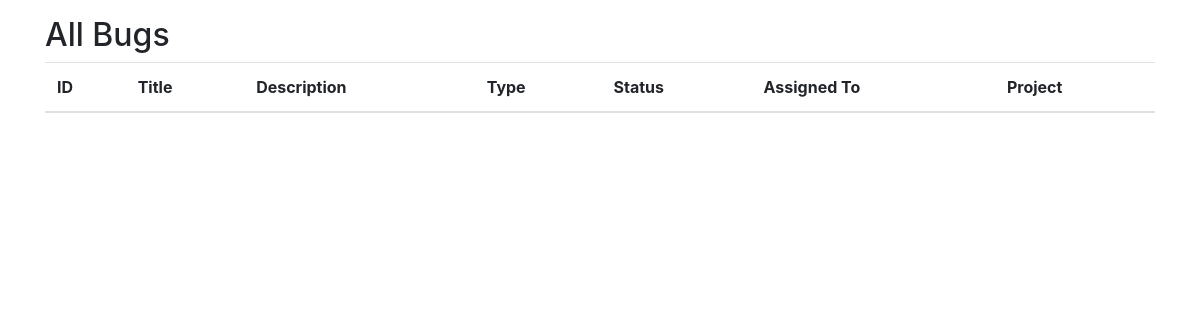
Before: /bugs/ with the older database file.
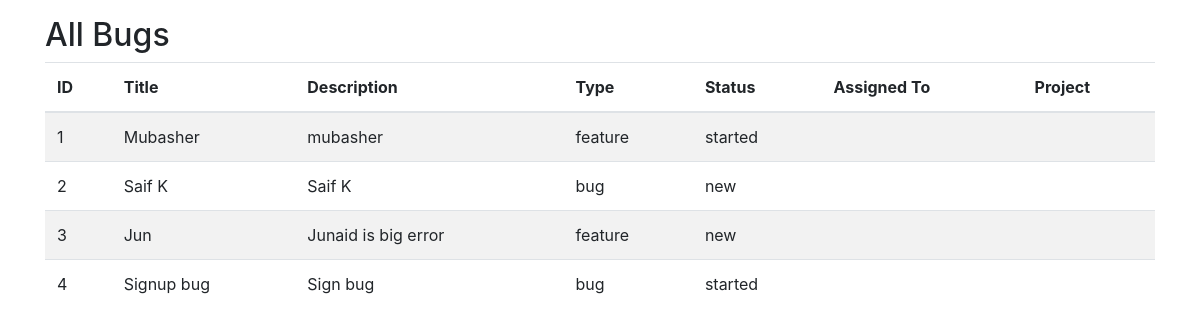
After: the same page with the newer database file.
### bugtrackingsystem/models.py (models this page shows, shortened)
class Bug(models.Model):
    STATUS_CHOICES_FEATURE = [
        ('new', 'New'),
        ('started', 'Started'),
        ('completed', 'Completed'),
    ]
    STATUS_CHOICES_BUG = [
        ('new', 'New'),
        ('started', 'Started'),
        ('resolved', 'Resolved'),
    ]
    TYPE_CHOICES = [
        ('feature', 'Feature'),
        ('bug', 'Bug'),
    ]
    title = models.CharField(max_length=255)
    description = models.TextField(blank=True, null=True)
    deadline = models.DateField()
    screenshot = models.ImageField(upload_to='bugs/screenshots/', null=True, blank=True)
    type = models.CharField(max_length=10, choices=TYPE_CHOICES)
    status = models.CharField(max_length=10, choices=STATUS_CHOICES_FEATURE)  # Default is for features, update in form
    assigned_to = models.ForeignKey(User, on_delete=models.SET_NULL, null=True, related_name='assigned_bugs')
    project = models.ForeignKey('Project', on_delete=models.CASCADE, related_name='bugs')
    class Meta:
        unique_together = ('title', 'project')

### bugtrackingsystem/views.py (the view)
# urls.py: path('bugs/', views.bug_list, name='bug_list'),
def bug_list(request):
    bugs = Bug.objects.all()
    return render(request, 'bug_list.html', {'bugs': bugs})

### bugtrackingsystem/templates/bug_list.html
{% extends 'base.html' %}
{% block content %}
<h2>All Bugs</h2>
<table class="table table-striped">
    <thead>
        <tr>
            <th>ID</th>
            <th>Title</th>
            <th>Description</th>
            <th>Type</th>
            <th>Status</th>
            <th>Assigned To</th>
            <th>Project</th>
        </tr>
    </thead>
    <tbody>
        {% for bug in bugs %}
        <tr>
            <td>{{ bug.id }}</td>
            <td>{{ bug.title }}</td>
            <td>{{ bug.description }}</td>
            <td>{{ bug.type }}</td>
            <td>{{ bug.status }}</td>
            <td>{{ bug.assigned_to.user.username }}</td>
            <td>{{ bug.project.title }}</td>
        </tr>
        {% endfor %}
    </tbody>
</table>
{% endblock %}

### bugtrackingsystem/templates/base.html (shortened to what this page needs)
{% load static %}
<!DOCTYPE html>
<html lang="en">
<head>
    <link rel="stylesheet" href="{% static 'css/bootstrap.min.css' %}">
</head>
<body>
    <div class="container mt-3">
        {% block content %}{% endblock %}
    </div>
</body>
</html>

Changed rows visible on the page:
added Bug: id "1", title "Mubasher", description "mubasher", type "feature", status "started"
added Bug: id "2", title "Saif K", description "Saif K", type "bug", status "new"
added Bug: id "3", title "Jun", description "Junaid is big error", type "feature", status "new"
added Bug: id "4", title "Signup bug", description "Sign bug", type "bug", status "started"
